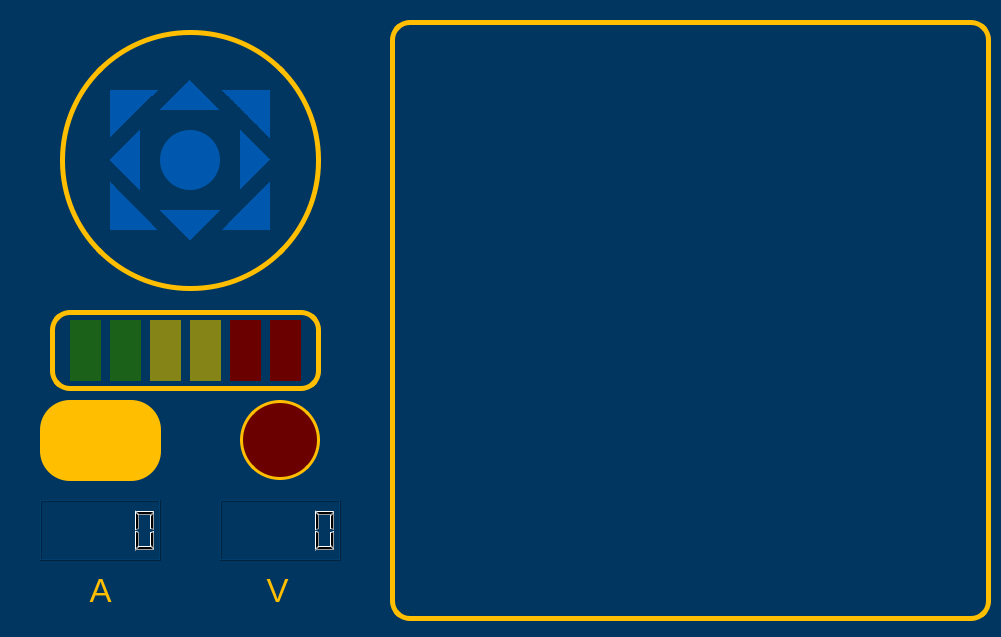
<?xml version="1.0" encoding="UTF-8"?>
<ui version="4.0">
 <class>MainWindow</class>
 <widget class="QMainWindow" name="MainWindow">
  <property name="geometry">
   <rect>
    <x>0</x>
    <y>0</y>
    <width>1001</width>
    <height>637</height>
   </rect>
  </property>
  <property name="windowTitle">
   <string>Robot</string>
  </property>
  <widget class="QWidget" name="centralwidget">
   <property name="styleSheet">
    <string notr="true">QWidget{
	background-color: #00365f;
}</string>
   </property>
   <widget class="QLabel" name="Cam">
    <property name="geometry">
     <rect>
      <x>390</x>
      <y>20</y>
      <width>601</width>
      <height>601</height>
     </rect>
    </property>
    <property name="styleSheet">
     <string notr="true">QLabel{
	border-radius: 20px;
	border: 5px solid #ffbe00;
}</string>
    </property>
    <property name="text">
     <string/>
    </property>
   </widget>
   <widget class="QFrame" name="SpdFram">
    <property name="geometry">
     <rect>
      <x>50</x>
      <y>310</y>
      <width>271</width>
      <height>81</height>
     </rect>
    </property>
    <property name="styleSheet">
     <string notr="true">QFrame{
	border-radius: 20px;
	border: 5px solid #ffbe00;
}</string>
    </property>
    <property name="frameShape">
     <enum>QFrame::StyledPanel</enum>
    </property>
    <property name="frameShadow">
     <enum>QFrame::Raised</enum>
    </property>
    <widget class="QFrame" name="HiSpd1">
     <property name="geometry">
      <rect>
       <x>180</x>
       <y>10</y>
       <width>31</width>
       <height>61</height>
      </rect>
     </property>
     <property name="styleSheet">
      <string notr="true">QFrame{
	background-color: #6b0000;
	border: none;
}

QFrame:hover{
	background-color: red;
}</string>
     </property>
     <property name="frameShape">
      <enum>QFrame::StyledPanel</enum>
     </property>
     <property name="frameShadow">
      <enum>QFrame::Raised</enum>
     </property>
    </widget>
    <widget class="QFrame" name="LowSpd2">
     <property name="geometry">
      <rect>
       <x>60</x>
       <y>10</y>
       <width>31</width>
       <height>61</height>
      </rect>
     </property>
     <property name="styleSheet">
      <string notr="true">QFrame{
	background-color: #1b611a;
	border: none;
}
QFrame:hover{
	background-color: #04ff00;
}</string>
     </property>
     <property name="frameShape">
      <enum>QFrame::StyledPanel</enum>
     </property>
     <property name="frameShadow">
      <enum>QFrame::Raised</enum>
     </property>
    </widget>
    <widget class="QFrame" name="MidSpd2">
     <property name="geometry">
      <rect>
       <x>140</x>
       <y>10</y>
       <width>31</width>
       <height>61</height>
      </rect>
     </property>
     <property name="styleSheet">
      <string notr="true">QFrame{
	background-color: #858517;
	border: none;
}

QFrame:hover{
	background-color: #ffff00;
}</string>
     </property>
     <property name="frameShape">
      <enum>QFrame::StyledPanel</enum>
     </property>
     <property name="frameShadow">
      <enum>QFrame::Raised</enum>
     </property>
    </widget>
    <widget class="QFrame" name="HiSpd2">
     <property name="geometry">
      <rect>
       <x>220</x>
       <y>10</y>
       <width>31</width>
       <height>61</height>
      </rect>
     </property>
     <property name="styleSheet">
      <string notr="true">QFrame{
	background-color: #6b0000;
	border: none;
}

QFrame:hover{
	background-color: red;
}</string>
     </property>
     <property name="frameShape">
      <enum>QFrame::StyledPanel</enum>
     </property>
     <property name="frameShadow">
      <enum>QFrame::Raised</enum>
     </property>
    </widget>
    <widget class="QFrame" name="LowSpd1">
     <property name="geometry">
      <rect>
       <x>20</x>
       <y>10</y>
       <width>31</width>
       <height>61</height>
      </rect>
     </property>
     <property name="styleSheet">
      <string notr="true">QFrame{
	background-color: #1b611a;
	border: none;
}
QFrame:hover{
	background-color: #04ff00;
}</string>
     </property>
     <property name="frameShape">
      <enum>QFrame::StyledPanel</enum>
     </property>
     <property name="frameShadow">
      <enum>QFrame::Raised</enum>
     </property>
    </widget>
    <widget class="QFrame" name="MidSpd1">
     <property name="geometry">
      <rect>
       <x>100</x>
       <y>10</y>
       <width>31</width>
       <height>61</height>
      </rect>
     </property>
     <property name="styleSheet">
      <string notr="true">QFrame{
	background-color: #858517;
	border: none;
}

QFrame:hover{
	background-color: #ffff00;
}</string>
     </property>
     <property name="frameShape">
      <enum>QFrame::StyledPanel</enum>
     </property>
     <property name="frameShadow">
      <enum>QFrame::Raised</enum>
     </property>
    </widget>
   </widget>
   <widget class="QFrame" name="DirFrm">
    <property name="geometry">
     <rect>
      <x>60</x>
      <y>30</y>
      <width>261</width>
      <height>261</height>
     </rect>
    </property>
    <property name="styleSheet">
     <string notr="true">QFrame{
	border-radius: 130px;
	border: 5px solid #ffbe00;
}</string>
    </property>
    <property name="frameShape">
     <enum>QFrame::StyledPanel</enum>
    </property>
    <property name="frameShadow">
     <enum>QFrame::Raised</enum>
    </property>
    <widget class="QFrame" name="frame_3">
     <property name="geometry">
      <rect>
       <x>50</x>
       <y>60</y>
       <width>60</width>
       <height>60</height>
      </rect>
     </property>
     <property name="styleSheet">
      <string notr="true">QFrame{
	border: none;
	background-color: qconicalgradient(cx:0.7, cy:0.1, angle:225, stop:0.499 rgba(0, 0, 0, 0), stop:0.5 rgba(0, 88, 174, 255));
}</string>
     </property>
     <property name="frameShape">
      <enum>QFrame::StyledPanel</enum>
     </property>
     <property name="frameShadow">
      <enum>QFrame::Raised</enum>
     </property>
    </widget>
    <widget class="QFrame" name="frame_10">
     <property name="geometry">
      <rect>
       <x>100</x>
       <y>100</y>
       <width>60</width>
       <height>60</height>
      </rect>
     </property>
     <property name="styleSheet">
      <string notr="true">QFrame{
	background-color: #0058ae;
	border: none;
	border-radius: 30px;
}

QFrame:hover{
	background-color: #09edeb;
}</string>
     </property>
     <property name="frameShape">
      <enum>QFrame::StyledPanel</enum>
     </property>
     <property name="frameShadow">
      <enum>QFrame::Raised</enum>
     </property>
    </widget>
    <widget class="QFrame" name="frame_5">
     <property name="geometry">
      <rect>
       <x>150</x>
       <y>60</y>
       <width>60</width>
       <height>60</height>
      </rect>
     </property>
     <property name="styleSheet">
      <string notr="true">QFrame{
background-color: qconicalgradient(cx:0.3, cy:0.1, angle:135, stop:0.499 rgba(0, 0, 0, 0), stop:0.5 rgba(0, 88, 174, 255));
	border: none;
}

QFrame:hover{
	background-color: qconicalgradient(cx:0.3, cy:0.1, angle:135, stop:0.499 rgba(0, 0, 0, 0), stop:0.5 rgba( 9, 237, 235, 255));
}</string>
     </property>
     <property name="frameShape">
      <enum>QFrame::StyledPanel</enum>
     </property>
     <property name="frameShadow">
      <enum>QFrame::Raised</enum>
     </property>
    </widget>
    <widget class="QFrame" name="frame_4">
     <property name="geometry">
      <rect>
       <x>180</x>
       <y>100</y>
       <width>60</width>
       <height>60</height>
      </rect>
     </property>
     <property name="styleSheet">
      <string notr="true">QFrame{
	background-color: qconicalgradient(cx:0.5, cy:0.5, angle:225, stop:0.75 rgba(0, 88, 174, 255), stop:0.749 rgba(0, 0, 0, 0));
	border: none;
}</string>
     </property>
     <property name="frameShape">
      <enum>QFrame::StyledPanel</enum>
     </property>
     <property name="frameShadow">
      <enum>QFrame::Raised</enum>
     </property>
    </widget>
    <widget class="QFrame" name="frame_7">
     <property name="geometry">
      <rect>
       <x>50</x>
       <y>140</y>
       <width>60</width>
       <height>60</height>
      </rect>
     </property>
     <property name="styleSheet">
      <string notr="true">QFrame{
	border: none;
	background-color: qconicalgradient(cx:0.7, cy:0.9, angle:315, stop:0.499 rgba(0, 0, 0, 0), stop:0.5 rgba(0, 88, 174, 255));
}</string>
     </property>
     <property name="frameShape">
      <enum>QFrame::StyledPanel</enum>
     </property>
     <property name="frameShadow">
      <enum>QFrame::Raised</enum>
     </property>
    </widget>
    <widget class="QFrame" name="frame_9">
     <property name="geometry">
      <rect>
       <x>150</x>
       <y>140</y>
       <width>60</width>
       <height>60</height>
      </rect>
     </property>
     <property name="styleSheet">
      <string notr="true">QFrame{
background-color: qconicalgradient(cx:0.3, cy:0.9, angle:45, stop:0.499 rgba(0, 0, 0, 0), stop:0.5 rgba(0, 88, 174, 255));
	border: none;
}</string>
     </property>
     <property name="frameShape">
      <enum>QFrame::StyledPanel</enum>
     </property>
     <property name="frameShadow">
      <enum>QFrame::Raised</enum>
     </property>
    </widget>
    <widget class="QFrame" name="frame_6">
     <property name="geometry">
      <rect>
       <x>20</x>
       <y>100</y>
       <width>60</width>
       <height>60</height>
      </rect>
     </property>
     <property name="styleSheet">
      <string notr="true">QFrame{
	background-color: qconicalgradient(cx:0.5, cy:0.5, angle:45, stop:0.749 rgba(0, 88, 174, 0), stop:0.75 rgba(0, 88, 174, 255));
	border: none;
}</string>
     </property>
     <property name="frameShape">
      <enum>QFrame::StyledPanel</enum>
     </property>
     <property name="frameShadow">
      <enum>QFrame::Raised</enum>
     </property>
    </widget>
    <widget class="QFrame" name="frame_2">
     <property name="geometry">
      <rect>
       <x>100</x>
       <y>20</y>
       <width>60</width>
       <height>60</height>
      </rect>
     </property>
     <property name="styleSheet">
      <string notr="true">QFrame{
background-color: qconicalgradient(cx:0.5, cy:0.5, angle:315, stop:0.749 rgba(0, 0, 0, 0), stop:0.75 rgba(0, 88, 174, 255));
	border: none;
}</string>
     </property>
     <property name="frameShape">
      <enum>QFrame::StyledPanel</enum>
     </property>
     <property name="frameShadow">
      <enum>QFrame::Raised</enum>
     </property>
    </widget>
    <widget class="QFrame" name="frame">
     <property name="geometry">
      <rect>
       <x>100</x>
       <y>180</y>
       <width>60</width>
       <height>60</height>
      </rect>
     </property>
     <property name="styleSheet">
      <string notr="true">QFrame{
	background-color: qconicalgradient(cx:0.5, cy:0.5, angle:135, stop:0.749 rgba(0, 0, 0, 0), stop:0.75 rgba(0, 88, 174, 255));
	border: none;
}</string>
     </property>
     <property name="frameShape">
      <enum>QFrame::StyledPanel</enum>
     </property>
     <property name="frameShadow">
      <enum>QFrame::Raised</enum>
     </property>
    </widget>
   </widget>
   <widget class="QPushButton" name="CapBtn">
    <property name="geometry">
     <rect>
      <x>40</x>
      <y>400</y>
      <width>121</width>
      <height>81</height>
     </rect>
    </property>
    <property name="styleSheet">
     <string notr="true">QPushButton{
	background-color: #ffbe00;
	border-radius: 30px;
}</string>
    </property>
    <property name="text">
     <string/>
    </property>
    <property name="icon">
     <iconset>
      <normaloff>capture.png</normaloff>capture.png</iconset>
    </property>
    <property name="iconSize">
     <size>
      <width>60</width>
      <height>60</height>
     </size>
    </property>
   </widget>
   <widget class="QFrame" name="OnOff">
    <property name="geometry">
     <rect>
      <x>240</x>
      <y>400</y>
      <width>80</width>
      <height>80</height>
     </rect>
    </property>
    <property name="styleSheet">
     <string notr="true">QFrame{
	background-color: #6b0000;
	border-radius: 40px;
	border: 3px solid #ffbe00
}

QFrame:hover{
	background-color: red;
}</string>
    </property>
    <property name="frameShape">
     <enum>QFrame::StyledPanel</enum>
    </property>
    <property name="frameShadow">
     <enum>QFrame::Raised</enum>
    </property>
   </widget>
   <widget class="QLCDNumber" name="lcdNumber">
    <property name="geometry">
     <rect>
      <x>40</x>
      <y>500</y>
      <width>121</width>
      <height>61</height>
     </rect>
    </property>
   </widget>
   <widget class="QLCDNumber" name="lcdNumber_2">
    <property name="geometry">
     <rect>
      <x>220</x>
      <y>500</y>
      <width>121</width>
      <height>61</height>
     </rect>
    </property>
   </widget>
   <widget class="QLabel" name="label">
    <property name="geometry">
     <rect>
      <x>80</x>
      <y>570</y>
      <width>41</width>
      <height>41</height>
     </rect>
    </property>
    <property name="font">
     <font>
      <pointsize>25</pointsize>
     </font>
    </property>
    <property name="styleSheet">
     <string notr="true">QLabel{
	color: #ffbe00;
}</string>
    </property>
    <property name="text">
     <string>A</string>
    </property>
    <property name="alignment">
     <set>Qt::AlignCenter</set>
    </property>
   </widget>
   <widget class="QLabel" name="label_2">
    <property name="geometry">
     <rect>
      <x>250</x>
      <y>570</y>
      <width>55</width>
      <height>41</height>
     </rect>
    </property>
    <property name="font">
     <font>
      <pointsize>25</pointsize>
     </font>
    </property>
    <property name="styleSheet">
     <string notr="true">QLabel{
	color: #ffbe00;
}</string>
    </property>
    <property name="text">
     <string>V</string>
    </property>
    <property name="alignment">
     <set>Qt::AlignCenter</set>
    </property>
   </widget>
  </widget>
 </widget>
 <resources/>
 <connections/>
</ui>
